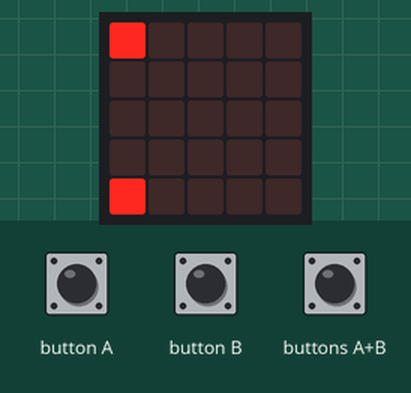
The program below on a simulated BBC micro:bit (MakeCode). On the bench: the board's 5×5 LED display. The test bench sets the inputs (shaded band). Random numbers come from a fixed seed.

Above: at 2.6 s.
2.7 s: button B pressed for 0.15 s
At 4.5 s:
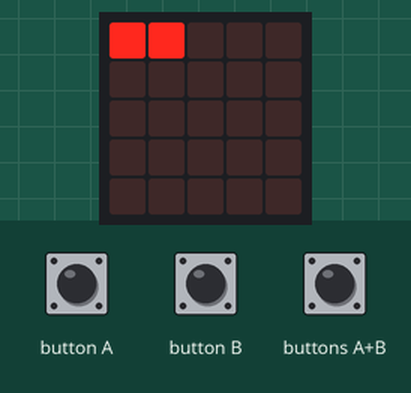
5.8 s: button B pressed for 0.15 s
At 6.8 s:
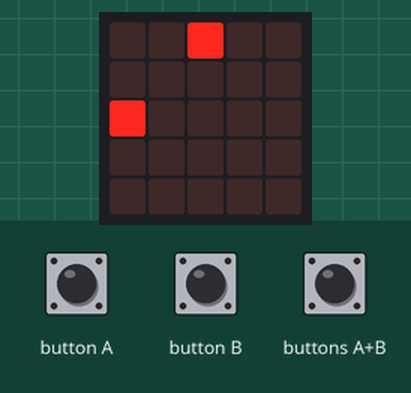
8.9 s: button A pressed for 0.15 s
At 11.3 s:
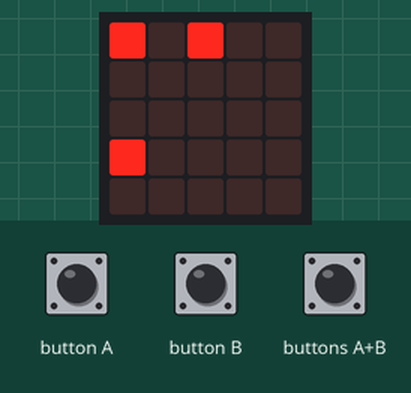
12.0 s: button B pressed for 0.15 s
At 13.4 s:
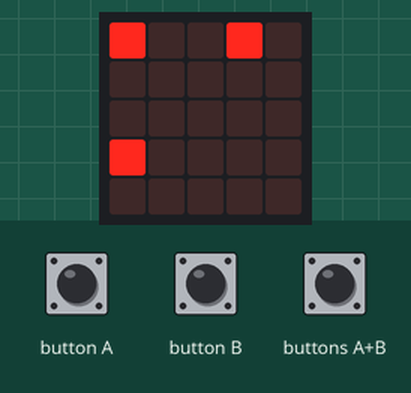
15.1 s: button B pressed for 0.15 s
At 16.8 s:
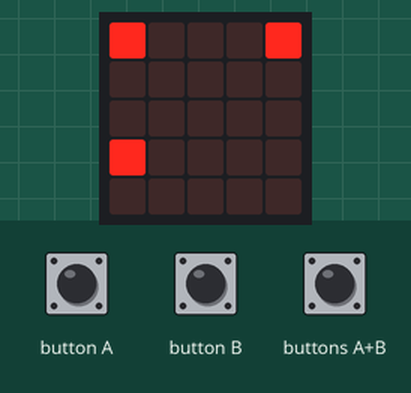
18.2 s: button A pressed for 0.15 s
At 23.7 s:
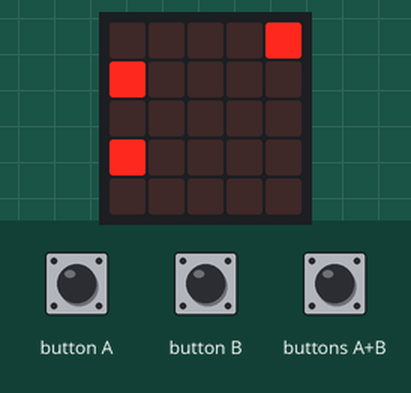
Timing chart, 0 to 25.2 s (numbered marks = the images above; inputs shaded):
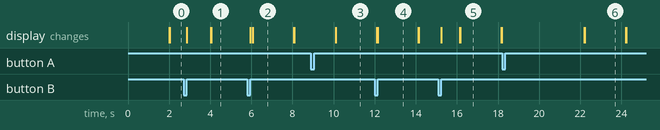

Measured:
- what the display in image 2 shows lasts 2.0 s, from 6.1 s to 8.1 s

The program:

main.ts
```typescript
input.onButtonPressed(Button.A, function () {
    if (x > 0) {
        y3 = x - 1
    }
    led.plot(x, y)
    led.unplot(x + 1, y)
})
input.onButtonPressed(Button.AB, function () {
    x2 = x
    y2 = y
    for (let index = 0; index < 5; index++) {
        y2 = y2 - 1
        led.plot(x2, y2)
        led.unplot(x2, y2 + 1)
        led.plot(x, y)
        basic.pause(50)
    }
})
input.onButtonPressed(Button.B, function () {
    if (x < 4) {
        x = x + 1
    }
    led.plot(x, y)
    led.unplot(x - 1, y)
})
let y2 = 0
let x2 = 0
let x3 = 0
let y = 0
let x = 0
let y3 = 0
y3 = 0
y3 = 0
y3 = 0
y3 = 0
y3 = 0
y3 = 0
led.plot(x, y)
led.plot(x3, y3)
basic.forever(function () {
    y3 = randint(0, 4)
    led.plot(x3, y3)
    basic.pause(2000)
    led.unplot(x3, y3)
})
```

test.ts
```typescript
// 在這裡測試；當此封包作為擴充功能時，將不會編譯此內容。
```
